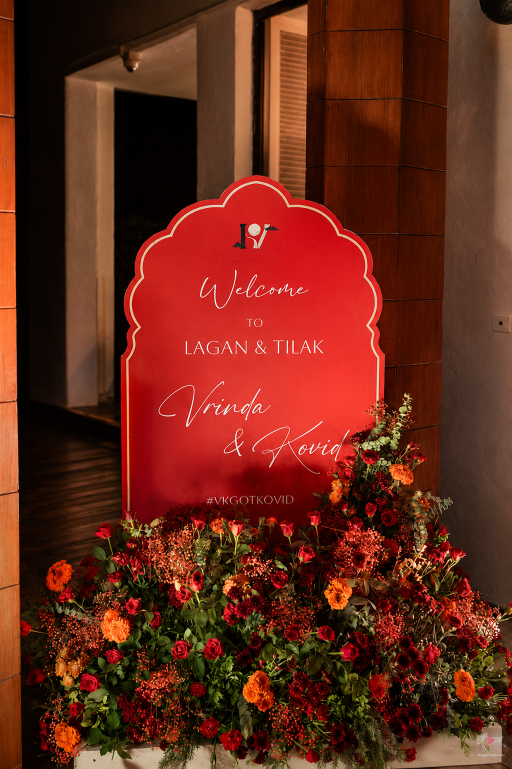
#> input picture images/downloads/Crimson Aura/1.png, 1023 x 1537 px, found by its file name (shown at 1/2 size)
$ python optimize.py
#> lines starting #> are read from the running program, lines starting #| are printed output that depends on the picture
import os
from PIL import Image

src_dir = r"d:\Wedora\images\downloads"
dest_dir = r"d:\Wedora\images\optimized"

folders_to_optimize = [
    "Crimson Aura",
    "Royal Casino Sangeet"
]

for folder in folders_to_optimize:
    src_folder = os.path.join(src_dir, folder)
    dest_folder = os.path.join(dest_dir, folder)
    os.makedirs(dest_folder, exist_ok=True)

    for filename in os.listdir(src_folder):
        if filename.lower().endswith(('.png', '.jpg', '.jpeg')):
            src_path = os.path.join(src_folder, filename)
            dest_filename = os.path.splitext(filename)[0] + '.jpg'
            dest_path = os.path.join(dest_folder, dest_filename)

            try:
                with Image.open(src_path) as img:
#> img is the input picture: PIL image 1023x1537 RGB; mean R, G, B 102.9, 40.3, 24
                    if img.mode in ("RGBA", "P"):
                        img = img.convert("RGB")
                    # Resize if too large
                    max_size = (1200, 1200)
                    img.thumbnail(max_size, Image.Resampling.LANCZOS)
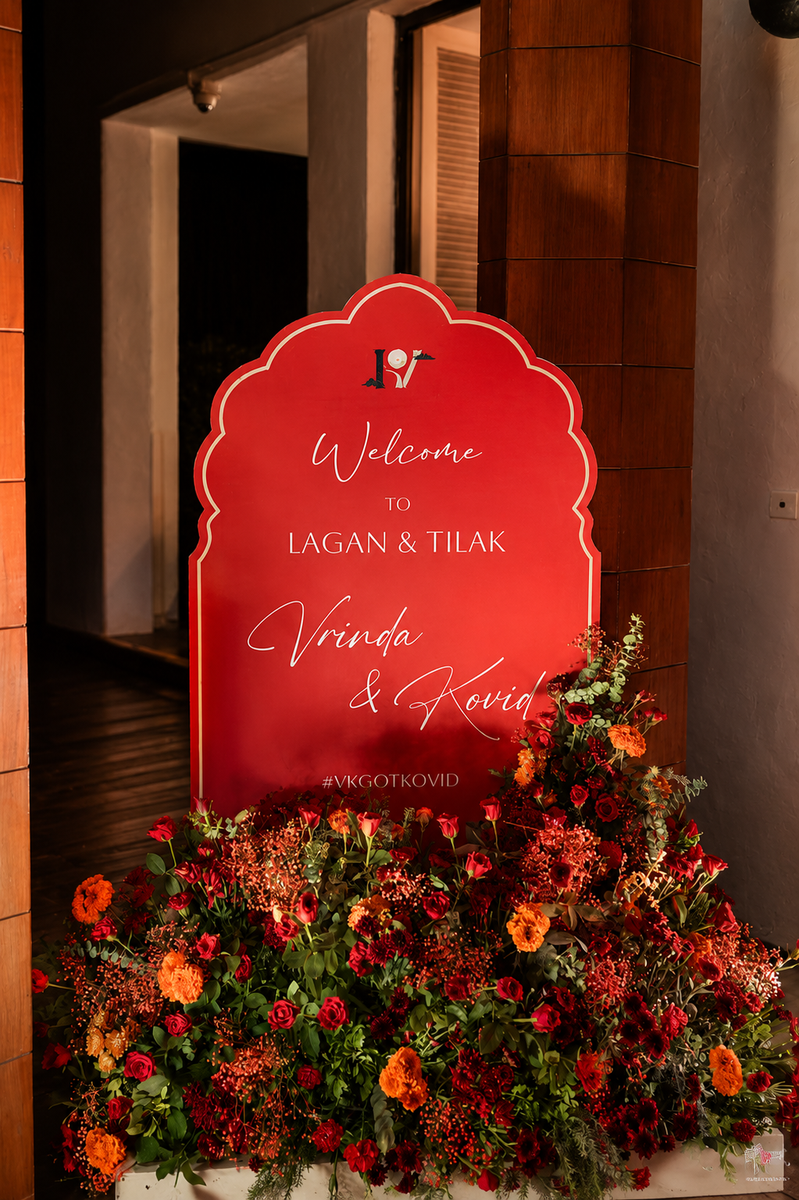
#> img: PIL image 799x1200 RGB; mean R, G, B 102.9, 40.3, 24
#> (the run stopped early here; a loop or call above may not have finished)
